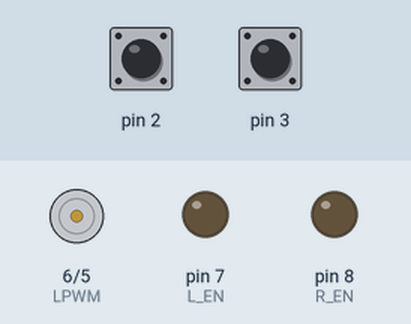
Bench run of a sketch on a simulated Arduino Uno, built with avr-gcc and run on an emulated ATmega328P. Parts: motor-driver pin pairs drawn as motors (green arrow = first pin HIGH = forward, orange = second pin HIGH = backward, longer = more drive), output pins drawn as LEDs (lit = HIGH). The test bench sets the inputs (shaded band); at power-on: pin 3 HIGH, pin 2 HIGH. What the sketch prints to the serial monitor is not drawn.

Above: at 1.2 s.
1.3 s: pin 3 pulled LOW for 0.15 s
At 2.6 s:
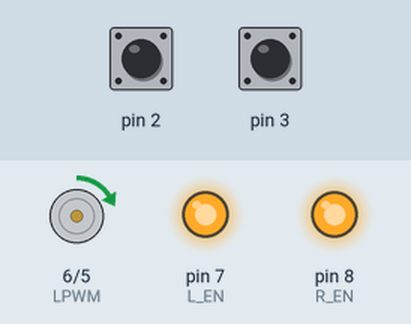
2.9 s: pin 2 pulled LOW for 1 s
At 4.9 s:
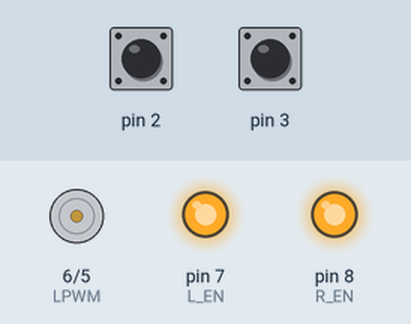
5.4 s: pin 2 pulled LOW for 0.15 s
At 6.5 s:
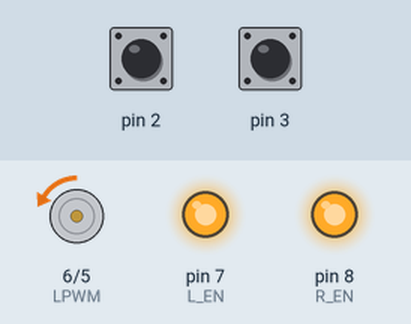
Timing chart, 0 to 8.4 s (numbered marks = the images above; inputs shaded):
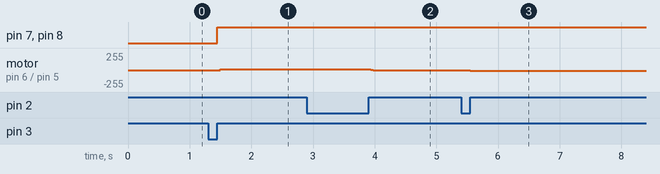

The sketch:

main.ino
```cpp
/*
Kode program untuk menjalankan inverted pendulum
Tugas Akhir yang berjudul "Perancangan dan Implementasi Pendulum Terbalik Menggunakan Kendali PID".
Baca perancangan sistem pada BAB III terlebih dahulu untuk mendapatkan informasi
cara kerja sistem dan spesifikasi hardware yang dipakai
Author : Elvandry Ghiffary Rachman (1102140179)
*/

#include <digitalWriteFast.h>

volatile int temp, counter = 0; //parameter incremental rotary encoder
unsigned long int milli_time;   //waktu dalam millisecond
float jarak, jarak2;            //variabel posisi
float val, Angle, Angle2;       //variabel sudut

//pin motor driver
int RPWM = 5;
int LPWM = 6;
int L_EN = 7;
int R_EN = 8;

//variabel kendali PID sudut dan posisi
float output1, output2, output3;
float P, I, D, KP, KI, KD;
float P2, KP2;
float error, lasterror;
float error2;
float PWM, fpwm, sp;

void setup()
{
  Serial.begin(115200); //baudrate
  Serial.println("CLEARDATA");
  Serial.println("LABEL,Computer Time,Time (Mili Sec.),Sudut");

  //setup pin motor driver
  for(int i=5;i<9;i++)
  {
    pinMode(i,OUTPUT);
  }
  for(int i=5;i<9;i++)
  {
    digitalWrite(i,LOW);
  }

  //setup pin incremental rotary encoder
  pinMode(2, INPUT_PULLUP);
  pinMode(3, INPUT_PULLUP);
  attachInterrupt(0, ai0, RISING);
  attachInterrupt(1, ai1, RISING);

  //setup pin absolute rotary encoder
  for(int i=30;i<40;i++)
  {
    pinModeFast(i, INPUT);
  }
  for(int i=30;i<40;i++)
  {
    digitalWriteFast(i, LOW);
  }

  //setup parameter PID, setpoint, PWM
  fpwm = 10;  //inisialisasi PWM awal
  sp = 0;     //setpoint pada 0 derajat
  KP = 40;    //gain proporsional PID kendali sudut
  KI = 0.2;   //gain integral PID kendali sudut
  KD = 100;   //gain turunan PID kendali sudut
  KP2 = 15;   //gain proporsional PID kendali posisi
}

//membaca sudut pendulum
void Rotary()
{
  //membaca gray code
  const int b0 = digitalReadFast(30);
  const int b1 = digitalReadFast(31);
  const int b2 = digitalReadFast(32);
  const int b3 = digitalReadFast(33);
  const int b4 = digitalReadFast(34);
  const int b5 = digitalReadFast(35);
  const int b6 = digitalReadFast(36);
  const int b7 = digitalReadFast(37);
  const int b8 = digitalReadFast(38);
  const int b9 = digitalReadFast(39);

  //konversi gray code ke biner code
  byte c0 = b0;
  byte c1 = c0 + b1;
    if (c1==2){c1= 0;}
  byte c2 = c1 + b2;
    if (c2==2){c2= 0;}
  byte c3 = c2 + b3;
    if (c3==2){c3= 0;}
  byte c4 = c3 + b4;
    if (c4==2){c4= 0;}
  byte c5 = c4 + b5;
    if (c5==2){c5= 0;}
  byte c6 = c5 + b6;
    if (c6==2){c6= 0;}
  byte c7 = c6 + b7;
    if (c7==2){c7= 0;}
  byte c8 = c7 + b8;
    if (c8==2){c8= 0;}
  byte c9 = c8 + b9;
    if (c9==2){c9= 0;}

  //konversi biner code ke desimal
  val = c0*512 + c1*256 + c2*128 + c3*64 + c4*32 + c5*16 + c6*8 + c7*4 + c8*2 + c9*1 ;

  //konversi deismal ke satuan sudut (derajat)
  Angle = 360.0/1024*val;

  //penyetaraan nilai sudut untuk kendali swing-up
  // if(Angle >= 0)
  // {
  //   Angle2 = Angle - 180;
  // }

  // if(Angle < 0)
  // {
  //   Angle2 = Angle + 180;
  // }

  // if (Angle > 180)
  // {
  //   Angle = Angle - 360;
  //   Angle2 = Angle + 180;
  // }

  // if (Angle < -180)
  // {
  //   Angle = Angle + 360;
  //   Angle2 = Angle - 180;
  // }
}

//algoritma PID untuk kendali sudut
void PID()
{
  error = sp + Angle2;
  P = KP * error;
  I = I + (KI*error);
  D = KD * (error - lasterror);
  lasterror = error;
  output1 = P + I + D;
}

//mengukur posisi cart terhadap ujung lintasan dengan incremental rotary encoder
void posisi()
{
  if( counter != temp )
  {
    jarak = counter * (38.0/3000.0); //counter = output encoder; 38.0 = jarak titik tengah ke ujung lintasan (cm); 3000 = jumlah counter dari titik tengah ke ujung lintasan
    jarak2 = (-1)*jarak;
    temp = counter;
  }
}

//output incremental rotary encoder
void ai0()
{
  if(digitalRead(3)==LOW)
  {
    counter++;
  }
  else
  {
    counter--;
  }
}

//output incremental rotary encoder
void ai1()
{
  if(digitalRead(2)==LOW)
  {
    counter--;
  }
  else
  {
    counter++;
  }
}

//algoritma PID untuk kendali posisi
void PID2()
{
  error2 = jarak2;
  P2 = KP2 * error2;
  output2 = P2;
}

//main function
void loop() {
  milli_time = millis();        //memulai menghitung waktu
  Rotary();                     //mengukur sudut pendulum
  PID();                        //mengendalikan sudut pendulum
  posisi();                     //mengukur posisi cart
  PID2();                       //mengendalikan posisi cart
  output3 = output2 + output1;  //penjumlahan output kendali sudut pendulum dan kendali posisi cart

  //output PWM Motor DC
  if (output3 > 0 )
  {
    //berputar searah jarum jam
    PWM = fpwm + output3;
    if (PWM > 255 ) PWM = 255;
    digitalWrite(R_EN,HIGH);
    digitalWrite(L_EN,HIGH);
    analogWrite(RPWM,PWM);
    analogWrite(LPWM,0);
  }

  if (output3 < 0 )
  {
    //berputar berlawanan arah jarum jam
    PWM = fpwm - output3;
    if (PWM > 255 ) PWM = 255;
    digitalWrite(R_EN,HIGH);
    digitalWrite(L_EN,HIGH);
    analogWrite(RPWM,0);
    analogWrite(LPWM,PWM);
  }

  //parameter-parameter yang ditampilkan pada serial monitor
  Serial.print("DATA,TIME,");
  Serial.print(milli_time); //waktu dalam millisecond
  Serial.print(",");
  Serial.print(Angle);     //sudut pendulum
  Serial.print(",");
  Serial.println(jarak2);  //posisi cart
}
```

Measured:
- after the input at 1.3 s, pin 7 (L_EN), pin 8 (R_EN): LOW → HIGH after 0.15 s; motor on pin 6 (LPWM) / pin 5 (RPWM): stopped → forward 9/255 after 0.20 s
- after the input at 2.9 s, motor on pin 6 (LPWM) / pin 5 (RPWM): forward 9/255 → stopped after 1.0 s
- after the input at 5.4 s, motor on pin 6 (LPWM) / pin 5 (RPWM): stopped → backward 10/255 after 0.15 s
